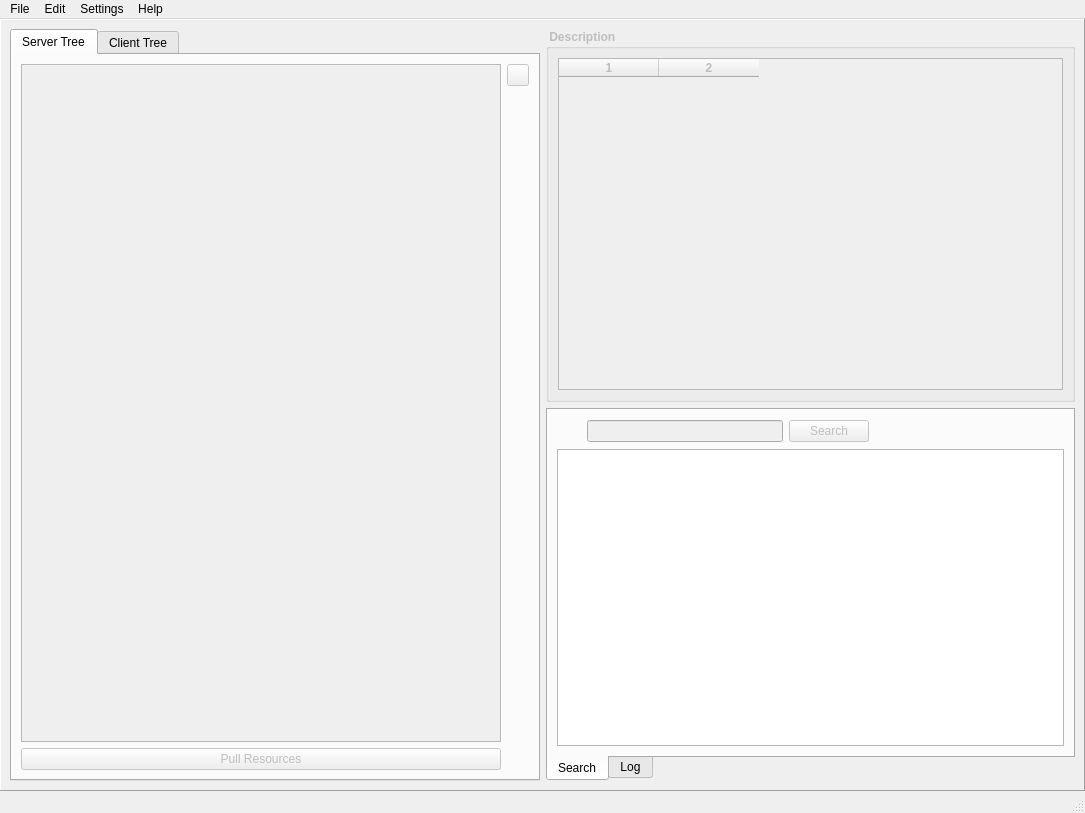
<?xml version="1.0" encoding="UTF-8"?>
<ui version="4.0">
 <class>DionysusWindow</class>
 <widget class="QMainWindow" name="DionysusWindow">
  <property name="geometry">
   <rect>
    <x>0</x>
    <y>0</y>
    <width>1085</width>
    <height>813</height>
   </rect>
  </property>
  <property name="windowTitle">
   <string>Midas Desktop</string>
  </property>
  <property name="windowIcon">
   <iconset resource="../DionysusIcons.qrc">
    <normaloff>:/icons/Icon16.PNG</normaloff>:/icons/Icon16.PNG</iconset>
  </property>
  <widget class="QWidget" name="centralwidget">
   <layout class="QGridLayout">
    <property name="margin">
     <number>0</number>
    </property>
    <property name="spacing">
     <number>6</number>
    </property>
    <item row="0" column="0">
     <widget class="QFrame" name="frame">
      <property name="frameShape">
       <enum>QFrame::Panel</enum>
      </property>
      <property name="frameShadow">
       <enum>QFrame::Raised</enum>
      </property>
      <layout class="QGridLayout" name="gridLayout_5">
       <item row="0" column="1">
        <widget class="QGroupBox" name="midasTreeItemInfoGroupBox">
         <property name="enabled">
          <bool>false</bool>
         </property>
         <property name="sizePolicy">
          <sizepolicy hsizetype="Expanding" vsizetype="Preferred">
           <horstretch>0</horstretch>
           <verstretch>0</verstretch>
          </sizepolicy>
         </property>
         <property name="font">
          <font>
           <weight>75</weight>
           <bold>true</bold>
          </font>
         </property>
         <property name="title">
          <string> Description </string>
         </property>
         <layout class="QGridLayout" name="gridLayout_2">
          <item row="0" column="0">
           <widget class="MidasResourceDescTable" name="midasTreeItemInfoTable">
            <property name="toolTip">
             <string>Community, Collection or Item detailed information.</string>
            </property>
            <property name="tabKeyNavigation">
             <bool>false</bool>
            </property>
            <property name="alternatingRowColors">
             <bool>true</bool>
            </property>
            <property name="selectionMode">
             <enum>QAbstractItemView::SingleSelection</enum>
            </property>
            <property name="selectionBehavior">
             <enum>QAbstractItemView::SelectRows</enum>
            </property>
            <property name="gridStyle">
             <enum>Qt::NoPen</enum>
            </property>
            <property name="columnCount">
             <number>2</number>
            </property>
            <column/>
            <column/>
           </widget>
          </item>
         </layout>
        </widget>
       </item>
       <item row="1" column="1">
        <widget class="QTabWidget" name="logAndSearchTabContainer">
         <property name="tabPosition">
          <enum>QTabWidget::South</enum>
         </property>
         <property name="currentIndex">
          <number>0</number>
         </property>
         <widget class="QWidget" name="searchTab">
          <attribute name="title">
           <string>Search</string>
          </attribute>
          <layout class="QGridLayout" name="gridLayout_3">
           <item row="0" column="0">
            <layout class="QHBoxLayout" name="horizontalLayout_4">
             <item>
              <widget class="QLabel" name="label_8">
               <property name="minimumSize">
                <size>
                 <width>24</width>
                 <height>24</height>
                </size>
               </property>
               <property name="maximumSize">
                <size>
                 <width>24</width>
                 <height>24</height>
                </size>
               </property>
               <property name="text">
                <string/>
               </property>
               <property name="pixmap">
                <pixmap resource="../DionysusIcons.qrc">:/icons/find.png</pixmap>
               </property>
               <property name="scaledContents">
                <bool>true</bool>
               </property>
              </widget>
             </item>
             <item>
              <widget class="QLineEdit" name="searchQueryEdit">
               <property name="enabled">
                <bool>false</bool>
               </property>
               <property name="sizePolicy">
                <sizepolicy hsizetype="Expanding" vsizetype="Fixed">
                 <horstretch>0</horstretch>
                 <verstretch>0</verstretch>
                </sizepolicy>
               </property>
              </widget>
             </item>
             <item>
              <widget class="QPushButton" name="searchButton">
               <property name="enabled">
                <bool>false</bool>
               </property>
               <property name="text">
                <string>Search</string>
               </property>
              </widget>
             </item>
             <item>
              <spacer name="horizontalSpacer_2">
               <property name="orientation">
                <enum>Qt::Horizontal</enum>
               </property>
               <property name="sizeHint" stdset="0">
                <size>
                 <width>40</width>
                 <height>20</height>
                </size>
               </property>
              </spacer>
             </item>
            </layout>
           </item>
           <item row="1" column="0">
            <widget class="MidasSearchResultList" name="searchItemsListWidget">
             <property name="sizePolicy">
              <sizepolicy hsizetype="Expanding" vsizetype="Expanding">
               <horstretch>0</horstretch>
               <verstretch>0</verstretch>
              </sizepolicy>
             </property>
             <property name="toolTip">
              <string>List of items retrieved using the provided search query</string>
             </property>
             <property name="alternatingRowColors">
              <bool>true</bool>
             </property>
             <property name="selectionBehavior">
              <enum>QAbstractItemView::SelectRows</enum>
             </property>
            </widget>
           </item>
          </layout>
         </widget>
         <widget class="QWidget" name="tab_7">
          <attribute name="title">
           <string>Log</string>
          </attribute>
          <layout class="QGridLayout" name="gridLayout_8">
           <item row="0" column="0" colspan="2">
            <widget class="QTextEdit" name="log">
             <property name="toolTip">
              <string/>
             </property>
             <property name="readOnly">
              <bool>true</bool>
             </property>
            </widget>
           </item>
           <item row="1" column="1">
            <widget class="QPushButton" name="clearLogButton">
             <property name="text">
              <string>Clear Log</string>
             </property>
             <property name="icon">
              <iconset resource="../DionysusIcons.qrc">
               <normaloff>:/icons/delete.png</normaloff>:/icons/delete.png</iconset>
             </property>
            </widget>
           </item>
           <item row="1" column="0">
            <spacer name="horizontalSpacer">
             <property name="orientation">
              <enum>Qt::Horizontal</enum>
             </property>
             <property name="sizeHint" stdset="0">
              <size>
               <width>40</width>
               <height>20</height>
              </size>
             </property>
            </spacer>
           </item>
          </layout>
         </widget>
        </widget>
       </item>
       <item row="0" column="0" rowspan="2">
        <widget class="QTabWidget" name="treeTabContainer">
         <property name="currentIndex">
          <number>0</number>
         </property>
         <widget class="QWidget" name="serverTab">
          <attribute name="title">
           <string>Server Tree</string>
          </attribute>
          <layout class="QGridLayout" name="gridLayout_4">
           <item row="0" column="0" rowspan="2">
            <widget class="MidasTreeView" name="treeView">
             <property name="enabled">
              <bool>false</bool>
             </property>
             <property name="sizePolicy">
              <sizepolicy hsizetype="Minimum" vsizetype="Expanding">
               <horstretch>0</horstretch>
               <verstretch>0</verstretch>
              </sizepolicy>
             </property>
             <property name="acceptDrops">
              <bool>true</bool>
             </property>
            </widget>
           </item>
           <item row="2" column="0">
            <widget class="QPushButton" name="pull_Button">
             <property name="enabled">
              <bool>false</bool>
             </property>
             <property name="text">
              <string>Pull Resources</string>
             </property>
             <property name="icon">
              <iconset resource="../DionysusIcons.qrc">
               <normaloff>:/icons/nav_right_green.png</normaloff>:/icons/nav_right_green.png</iconset>
             </property>
            </widget>
           </item>
           <item row="0" column="1">
            <widget class="QPushButton" name="refreshButton">
             <property name="enabled">
              <bool>false</bool>
             </property>
             <property name="maximumSize">
              <size>
               <width>22</width>
               <height>22</height>
              </size>
             </property>
             <property name="toolTip">
              <string>Refresh List</string>
             </property>
             <property name="text">
              <string/>
             </property>
             <property name="icon">
              <iconset resource="../DionysusIcons.qrc">
               <normaloff>:/icons/refresh.png</normaloff>:/icons/refresh.png</iconset>
             </property>
            </widget>
           </item>
           <item row="1" column="1">
            <spacer name="verticalSpacer_2">
             <property name="orientation">
              <enum>Qt::Vertical</enum>
             </property>
             <property name="sizeHint" stdset="0">
              <size>
               <width>20</width>
               <height>40</height>
              </size>
             </property>
            </spacer>
           </item>
          </layout>
         </widget>
         <widget class="QWidget" name="clientTab">
          <attribute name="title">
           <string>Client Tree</string>
          </attribute>
          <layout class="QGridLayout" name="gridLayout">
           <item row="3" column="0">
            <widget class="QPushButton" name="push_Button">
             <property name="enabled">
              <bool>false</bool>
             </property>
             <property name="text">
              <string>Push Resources</string>
             </property>
             <property name="icon">
              <iconset resource="../DionysusIcons.qrc">
               <normaloff>:/icons/nav_left_green.png</normaloff>:/icons/nav_left_green.png</iconset>
             </property>
            </widget>
           </item>
           <item row="3" column="1">
            <widget class="QPushButton" name="addResource_Button">
             <property name="enabled">
              <bool>false</bool>
             </property>
             <property name="text">
              <string>Add Resource</string>
             </property>
             <property name="icon">
              <iconset resource="../DionysusIcons.qrc">
               <normaloff>:/icons/add2.png</normaloff>:/icons/add2.png</iconset>
             </property>
            </widget>
           </item>
           <item row="0" column="0" rowspan="3" colspan="2">
            <widget class="MidasTreeViewClient" name="treeViewClient">
             <property name="enabled">
              <bool>false</bool>
             </property>
             <property name="sizePolicy">
              <sizepolicy hsizetype="Minimum" vsizetype="Expanding">
               <horstretch>0</horstretch>
               <verstretch>0</verstretch>
              </sizepolicy>
             </property>
             <property name="acceptDrops">
              <bool>true</bool>
             </property>
            </widget>
           </item>
           <item row="0" column="2">
            <widget class="QPushButton" name="clientExpandAllButton">
             <property name="enabled">
              <bool>false</bool>
             </property>
             <property name="maximumSize">
              <size>
               <width>22</width>
               <height>22</height>
              </size>
             </property>
             <property name="toolTip">
              <string>Expand All</string>
             </property>
             <property name="text">
              <string>+</string>
             </property>
            </widget>
           </item>
           <item row="2" column="2">
            <spacer name="verticalSpacer">
             <property name="orientation">
              <enum>Qt::Vertical</enum>
             </property>
             <property name="sizeHint" stdset="0">
              <size>
               <width>20</width>
               <height>40</height>
              </size>
             </property>
            </spacer>
           </item>
           <item row="1" column="2">
            <widget class="QPushButton" name="clientCollapseAllButton">
             <property name="enabled">
              <bool>false</bool>
             </property>
             <property name="maximumSize">
              <size>
               <width>22</width>
               <height>22</height>
              </size>
             </property>
             <property name="toolTip">
              <string>Collapse All</string>
             </property>
             <property name="text">
              <string>-</string>
             </property>
            </widget>
           </item>
          </layout>
         </widget>
        </widget>
       </item>
      </layout>
     </widget>
    </item>
   </layout>
  </widget>
  <widget class="QMenuBar" name="menubar">
   <property name="geometry">
    <rect>
     <x>0</x>
     <y>0</y>
     <width>1085</width>
     <height>20</height>
    </rect>
   </property>
   <widget class="QMenu" name="menuHelp">
    <property name="title">
     <string>Help</string>
    </property>
    <addaction name="actionUpload_Agreement"/>
    <addaction name="separator"/>
    <addaction name="actionKitware_com"/>
    <addaction name="actionAbout"/>
   </widget>
   <widget class="QMenu" name="menuFile">
    <property name="title">
     <string>File</string>
    </property>
    <addaction name="actionChoose_Local_Database"/>
    <addaction name="separator"/>
    <addaction name="actionSign_In"/>
    <addaction name="separator"/>
    <addaction name="actionQuit"/>
   </widget>
   <widget class="QMenu" name="menuSettings">
    <property name="title">
     <string>Settings</string>
    </property>
    <addaction name="actionCreate_Profile"/>
    <addaction name="actionEdit_database_settings"/>
    <addaction name="actionEdit_search_settings"/>
    <addaction name="separator"/>
   </widget>
   <widget class="QMenu" name="menuCommunity">
    <property name="title">
     <string>Edit</string>
    </property>
    <widget class="QMenu" name="menuServer">
     <property name="title">
      <string>Server</string>
     </property>
     <property name="icon">
      <iconset resource="../DionysusIcons.qrc">
       <normaloff>:/icons/earth_network.png</normaloff>:/icons/earth_network.png</iconset>
     </property>
     <addaction name="actionCreate_community"/>
     <addaction name="actionDelete_community"/>
     <addaction name="separator"/>
     <addaction name="actionCreate_sub_community"/>
     <addaction name="separator"/>
     <addaction name="actionCreate_collection"/>
     <addaction name="actionDelete_collection"/>
     <addaction name="separator"/>
     <addaction name="actionCreate_item"/>
     <addaction name="actionDelete_item"/>
     <addaction name="separator"/>
     <addaction name="actionDelete_bitstream"/>
     <addaction name="separator"/>
     <addaction name="actionPull_Resource"/>
    </widget>
    <widget class="QMenu" name="menuClient">
     <property name="title">
      <string>Client</string>
     </property>
     <property name="icon">
      <iconset resource="../DionysusIcons.qrc">
       <normaloff>:/icons/workstation_network.png</normaloff>:/icons/workstation_network.png</iconset>
     </property>
     <addaction name="actionAdd_community"/>
     <addaction name="separator"/>
     <addaction name="actionAdd_subcommunity"/>
     <addaction name="actionAdd_collection"/>
     <addaction name="separator"/>
     <addaction name="actionAdd_item"/>
     <addaction name="separator"/>
     <addaction name="actionAdd_bitstream"/>
     <addaction name="separator"/>
     <addaction name="actionPush_Resources"/>
    </widget>
    <addaction name="menuClient"/>
    <addaction name="menuServer"/>
   </widget>
   <addaction name="menuFile"/>
   <addaction name="menuCommunity"/>
   <addaction name="menuSettings"/>
   <addaction name="menuHelp"/>
  </widget>
  <widget class="QStatusBar" name="statusbar"/>
  <action name="actionSign_In">
   <property name="icon">
    <iconset resource="../DionysusIcons.qrc">
     <normaloff>:/icons/earth_connection.png</normaloff>:/icons/earth_connection.png</iconset>
   </property>
   <property name="text">
    <string>Sign In</string>
   </property>
   <property name="statusTip">
    <string>Connect to database.</string>
   </property>
  </action>
  <action name="actionQuit">
   <property name="text">
    <string>Quit</string>
   </property>
   <property name="statusTip">
    <string>Quit MidasDesktop</string>
   </property>
  </action>
  <action name="actionEdit_database_settings">
   <property name="icon">
    <iconset resource="../DionysusIcons.qrc">
     <normaloff>:/icons/earth_network.png</normaloff>:/icons/earth_network.png</iconset>
   </property>
   <property name="text">
    <string>Server</string>
   </property>
   <property name="statusTip">
    <string>Set database parameters.</string>
   </property>
  </action>
  <action name="actionEdit_search_settings">
   <property name="icon">
    <iconset resource="../DionysusIcons.qrc">
     <normaloff>:/icons/find.png</normaloff>:/icons/find.png</iconset>
   </property>
   <property name="text">
    <string>Search</string>
   </property>
   <property name="statusTip">
    <string>Set search parameters.</string>
   </property>
  </action>
  <action name="actionKitware_com">
   <property name="icon">
    <iconset resource="../DionysusIcons.qrc">
     <normaloff>:/icons/KitwareOnlyLogo.PNG</normaloff>:/icons/KitwareOnlyLogo.PNG</iconset>
   </property>
   <property name="text">
    <string>Visit Kitware.com</string>
   </property>
   <property name="statusTip">
    <string>Link to www.kitware.com</string>
   </property>
  </action>
  <action name="actionAbout">
   <property name="icon">
    <iconset resource="../DionysusIcons.qrc">
     <normaloff>:/icons/Icon16.PNG</normaloff>:/icons/Icon16.PNG</iconset>
   </property>
   <property name="text">
    <string>About MidasDesktop</string>
   </property>
   <property name="statusTip">
    <string>About Dionysus.</string>
   </property>
  </action>
  <action name="actionCheck_database_settings">
   <property name="icon">
    <iconset resource="../DionysusIcons.qrc">
     <normaloff>:/icons/check.png</normaloff>:/icons/check.png</iconset>
   </property>
   <property name="text">
    <string>Check Connection</string>
   </property>
   <property name="statusTip">
    <string>Check connection parameters.</string>
   </property>
  </action>
  <action name="actionDisplay_my_computer_widget">
   <property name="enabled">
    <bool>false</bool>
   </property>
   <property name="icon">
    <iconset resource="../DionysusIcons.qrc">
     <normaloff>:/icons/workstation_network.png</normaloff>:/icons/workstation_network.png</iconset>
   </property>
   <property name="text">
    <string>My Computer</string>
   </property>
  </action>
  <action name="actionDisplay_search_widget">
   <property name="enabled">
    <bool>false</bool>
   </property>
   <property name="icon">
    <iconset resource="../DionysusIcons.qrc">
     <normaloff>:/icons/find.png</normaloff>:/icons/find.png</iconset>
   </property>
   <property name="text">
    <string>Search items</string>
   </property>
   <property name="shortcut">
    <string>Ctrl+F</string>
   </property>
  </action>
  <action name="actionBuy">
   <property name="icon">
    <iconset resource="../DionysusIcons.qrc">
     <normaloff>:/icons/MidasClientWarning.png</normaloff>:/icons/MidasClientWarning.png</iconset>
   </property>
   <property name="text">
    <string>Buy MidasDesktop!</string>
   </property>
  </action>
  <action name="actionCreate_community">
   <property name="enabled">
    <bool>false</bool>
   </property>
   <property name="icon">
    <iconset resource="../DionysusIcons.qrc">
     <normaloff>:/icons/folder_add.png</normaloff>:/icons/folder_add.png</iconset>
   </property>
   <property name="text">
    <string>Create community</string>
   </property>
  </action>
  <action name="actionDelete_community">
   <property name="enabled">
    <bool>false</bool>
   </property>
   <property name="icon">
    <iconset resource="../DionysusIcons.qrc">
     <normaloff>:/icons/delete2.png</normaloff>:/icons/delete2.png</iconset>
   </property>
   <property name="text">
    <string>Delete community</string>
   </property>
  </action>
  <action name="actionCreate_sub_community">
   <property name="enabled">
    <bool>false</bool>
   </property>
   <property name="icon">
    <iconset resource="../DionysusIcons.qrc">
     <normaloff>:/icons/folder_add.png</normaloff>:/icons/folder_add.png</iconset>
   </property>
   <property name="text">
    <string>Create sub-community</string>
   </property>
  </action>
  <action name="actionCreate_collection">
   <property name="enabled">
    <bool>false</bool>
   </property>
   <property name="icon">
    <iconset resource="../DionysusIcons.qrc">
     <normaloff>:/icons/add2.png</normaloff>:/icons/add2.png</iconset>
   </property>
   <property name="text">
    <string>Create collection</string>
   </property>
  </action>
  <action name="actionDelete_collection">
   <property name="enabled">
    <bool>false</bool>
   </property>
   <property name="icon">
    <iconset resource="../DionysusIcons.qrc">
     <normaloff>:/icons/delete2.png</normaloff>:/icons/delete2.png</iconset>
   </property>
   <property name="text">
    <string>Delete collection</string>
   </property>
  </action>
  <action name="actionCreate_item">
   <property name="enabled">
    <bool>false</bool>
   </property>
   <property name="icon">
    <iconset resource="../DionysusIcons.qrc">
     <normaloff>:/icons/document_add.png</normaloff>:/icons/document_add.png</iconset>
   </property>
   <property name="text">
    <string>Create Item</string>
   </property>
  </action>
  <action name="actionDelete_item">
   <property name="enabled">
    <bool>false</bool>
   </property>
   <property name="icon">
    <iconset resource="../DionysusIcons.qrc">
     <normaloff>:/icons/document_delete.png</normaloff>:/icons/document_delete.png</iconset>
   </property>
   <property name="text">
    <string>Delete item</string>
   </property>
  </action>
  <action name="actionDelete_bitstream">
   <property name="enabled">
    <bool>false</bool>
   </property>
   <property name="icon">
    <iconset resource="../DionysusIcons.qrc">
     <normaloff>:/icons/document_delete.png</normaloff>:/icons/document_delete.png</iconset>
   </property>
   <property name="text">
    <string>Delete bitstream</string>
   </property>
  </action>
  <action name="actionSelect_files_to_upload">
   <property name="icon">
    <iconset resource="../DionysusIcons.qrc">
     <normaloff>:/icons/document_add.png</normaloff>:/icons/document_add.png</iconset>
   </property>
   <property name="text">
    <string>Load files</string>
   </property>
  </action>
  <action name="actionSelect_folder_to_upload">
   <property name="icon">
    <iconset resource="../DionysusIcons.qrc">
     <normaloff>:/icons/folder_add.png</normaloff>:/icons/folder_add.png</iconset>
   </property>
   <property name="text">
    <string>Load folder</string>
   </property>
  </action>
  <action name="actionRemove_files_from_selection">
   <property name="icon">
    <iconset resource="../DionysusIcons.qrc">
     <normaloff>:/icons/delete2.png</normaloff>:/icons/delete2.png</iconset>
   </property>
   <property name="text">
    <string>Remove</string>
   </property>
  </action>
  <action name="actionUpload_files">
   <property name="icon">
    <iconset resource="../DionysusIcons.qrc">
     <normaloff>:/icons/nav_left_green.png</normaloff>:/icons/nav_left_green.png</iconset>
   </property>
   <property name="text">
    <string>Upload files</string>
   </property>
  </action>
  <action name="actionResume_transfer">
   <property name="enabled">
    <bool>false</bool>
   </property>
   <property name="text">
    <string>Resume</string>
   </property>
  </action>
  <action name="actionStop_transfer">
   <property name="text">
    <string>Stop</string>
   </property>
  </action>
  <action name="actionAbort_transfer">
   <property name="enabled">
    <bool>false</bool>
   </property>
   <property name="text">
    <string>Abort</string>
   </property>
  </action>
  <action name="actionDownload_bitstreams">
   <property name="enabled">
    <bool>false</bool>
   </property>
   <property name="icon">
    <iconset resource="../DionysusIcons.qrc">
     <normaloff>:/icons/nav_right_green.png</normaloff>:/icons/nav_right_green.png</iconset>
   </property>
   <property name="text">
    <string>Download bitstreams</string>
   </property>
  </action>
  <action name="actionUpload_Agreement">
   <property name="icon">
    <iconset resource="../DionysusIcons.qrc">
     <normaloff>:/icons/download.png</normaloff>:/icons/download.png</iconset>
   </property>
   <property name="text">
    <string>Upload Agreement</string>
   </property>
  </action>
  <action name="actionCreate_Profile">
   <property name="icon">
    <iconset resource="../DionysusIcons.qrc">
     <normaloff>:/icons/dude3.png</normaloff>:/icons/dude3.png</iconset>
   </property>
   <property name="text">
    <string>Create Profile</string>
   </property>
   <property name="statusTip">
    <string>Create a user profile</string>
   </property>
  </action>
  <action name="actionChoose_Local_Database">
   <property name="icon">
    <iconset resource="../DionysusIcons.qrc">
     <normaloff>:/icons/workstation_network.png</normaloff>:/icons/workstation_network.png</iconset>
   </property>
   <property name="text">
    <string>Choose Local Database</string>
   </property>
   <property name="statusTip">
    <string>Select the location of the sqlite database</string>
   </property>
  </action>
  <action name="actionAdd_community">
   <property name="enabled">
    <bool>false</bool>
   </property>
   <property name="icon">
    <iconset resource="../DionysusIcons.qrc">
     <normaloff>:/icons/gpl_folder_add.png</normaloff>:/icons/gpl_folder_add.png</iconset>
   </property>
   <property name="text">
    <string>Add community</string>
   </property>
   <property name="statusTip">
    <string>Add a new community</string>
   </property>
  </action>
  <action name="actionAdd_subcommunity">
   <property name="enabled">
    <bool>false</bool>
   </property>
   <property name="icon">
    <iconset resource="../DionysusIcons.qrc">
     <normaloff>:/icons/gpl_folder_add.png</normaloff>:/icons/gpl_folder_add.png</iconset>
   </property>
   <property name="text">
    <string>Add subcommunity</string>
   </property>
   <property name="statusTip">
    <string>Add a new community under the selected one</string>
   </property>
  </action>
  <action name="actionAdd_collection">
   <property name="enabled">
    <bool>false</bool>
   </property>
   <property name="icon">
    <iconset resource="../DionysusIcons.qrc">
     <normaloff>:/icons/folder_add.png</normaloff>:/icons/folder_add.png</iconset>
   </property>
   <property name="text">
    <string>Add collection</string>
   </property>
   <property name="statusTip">
    <string>Add a new collection under the selected community</string>
   </property>
  </action>
  <action name="actionAdd_item">
   <property name="enabled">
    <bool>false</bool>
   </property>
   <property name="icon">
    <iconset resource="../DionysusIcons.qrc">
     <normaloff>:/icons/document_add.png</normaloff>:/icons/document_add.png</iconset>
   </property>
   <property name="text">
    <string>Add item</string>
   </property>
   <property name="statusTip">
    <string>Add a new item under the selected collection</string>
   </property>
  </action>
  <action name="actionAdd_bitstream">
   <property name="enabled">
    <bool>false</bool>
   </property>
   <property name="icon">
    <iconset resource="../DionysusIcons.qrc">
     <normaloff>:/icons/gpl_document_add.png</normaloff>:/icons/gpl_document_add.png</iconset>
   </property>
   <property name="text">
    <string>Add bitstream</string>
   </property>
   <property name="statusTip">
    <string>Add a new bitstream under the current item</string>
   </property>
  </action>
  <action name="actionPush_Resources">
   <property name="enabled">
    <bool>false</bool>
   </property>
   <property name="icon">
    <iconset resource="../DionysusIcons.qrc">
     <normaloff>:/icons/nav_left_green.png</normaloff>:/icons/nav_left_green.png</iconset>
   </property>
   <property name="text">
    <string>Push Resources</string>
   </property>
   <property name="statusTip">
    <string>Upload added resources to the server</string>
   </property>
  </action>
  <action name="actionPull_Resource">
   <property name="enabled">
    <bool>false</bool>
   </property>
   <property name="icon">
    <iconset resource="../DionysusIcons.qrc">
     <normaloff>:/icons/nav_right_green.png</normaloff>:/icons/nav_right_green.png</iconset>
   </property>
   <property name="text">
    <string>Pull Resource...</string>
   </property>
  </action>
 </widget>
 <customwidgets>
  <customwidget>
   <class>MidasTreeView</class>
   <extends>QTreeView</extends>
   <header>MidasTreeView.h</header>
  </customwidget>
  <customwidget>
   <class>MidasSearchResultList</class>
   <extends>QListWidget</extends>
   <header>MidasSearchResultList.h</header>
  </customwidget>
  <customwidget>
   <class>MidasResourceDescTable</class>
   <extends>QTableWidget</extends>
   <header>MidasResourceDescTable.h</header>
  </customwidget>
  <customwidget>
   <class>MidasTreeViewClient</class>
   <extends>QTreeView</extends>
   <header>MidasTreeViewClient.h</header>
  </customwidget>
 </customwidgets>
 <tabstops>
  <tabstop>searchQueryEdit</tabstop>
 </tabstops>
 <resources>
  <include location="../DionysusIcons.qrc"/>
  <include location="../DionysusIcons.qrc"/>
  <include location="../DionysusIcons.qrc"/>
  <include location="../DionysusIcons.qrc"/>
  <include location="../DionysusIcons.qrc"/>
  <include location="../DionysusIcons.qrc"/>
 </resources>
 <connections>
  <connection>
   <sender>searchQueryEdit</sender>
   <signal>returnPressed()</signal>
   <receiver>actionSearch_items</receiver>
   <slot>trigger()</slot>
   <hints>
    <hint type="sourcelabel">
     <x>788</x>
     <y>386</y>
    </hint>
    <hint type="destinationlabel">
     <x>-1</x>
     <y>-1</y>
    </hint>
   </hints>
  </connection>
  <connection>
   <sender>clientExpandAllButton</sender>
   <signal>released()</signal>
   <receiver>treeViewClient</receiver>
   <slot>expandAll()</slot>
   <hints>
    <hint type="sourcelabel">
     <x>515</x>
     <y>74</y>
    </hint>
    <hint type="destinationlabel">
     <x>472</x>
     <y>274</y>
    </hint>
   </hints>
  </connection>
  <connection>
   <sender>clientCollapseAllButton</sender>
   <signal>released()</signal>
   <receiver>treeViewClient</receiver>
   <slot>collapseAll()</slot>
   <hints>
    <hint type="sourcelabel">
     <x>523</x>
     <y>103</y>
    </hint>
    <hint type="destinationlabel">
     <x>485</x>
     <y>391</y>
    </hint>
   </hints>
  </connection>
  <connection>
   <sender>clearLogButton</sender>
   <signal>released()</signal>
   <receiver>log</receiver>
   <slot>clear()</slot>
   <hints>
    <hint type="sourcelabel">
     <x>1002</x>
     <y>744</y>
    </hint>
    <hint type="destinationlabel">
     <x>893</x>
     <y>672</y>
    </hint>
   </hints>
  </connection>
 </connections>
 <slots>
  <slot>testDataBaseModel()</slot>
 </slots>
</ui>
